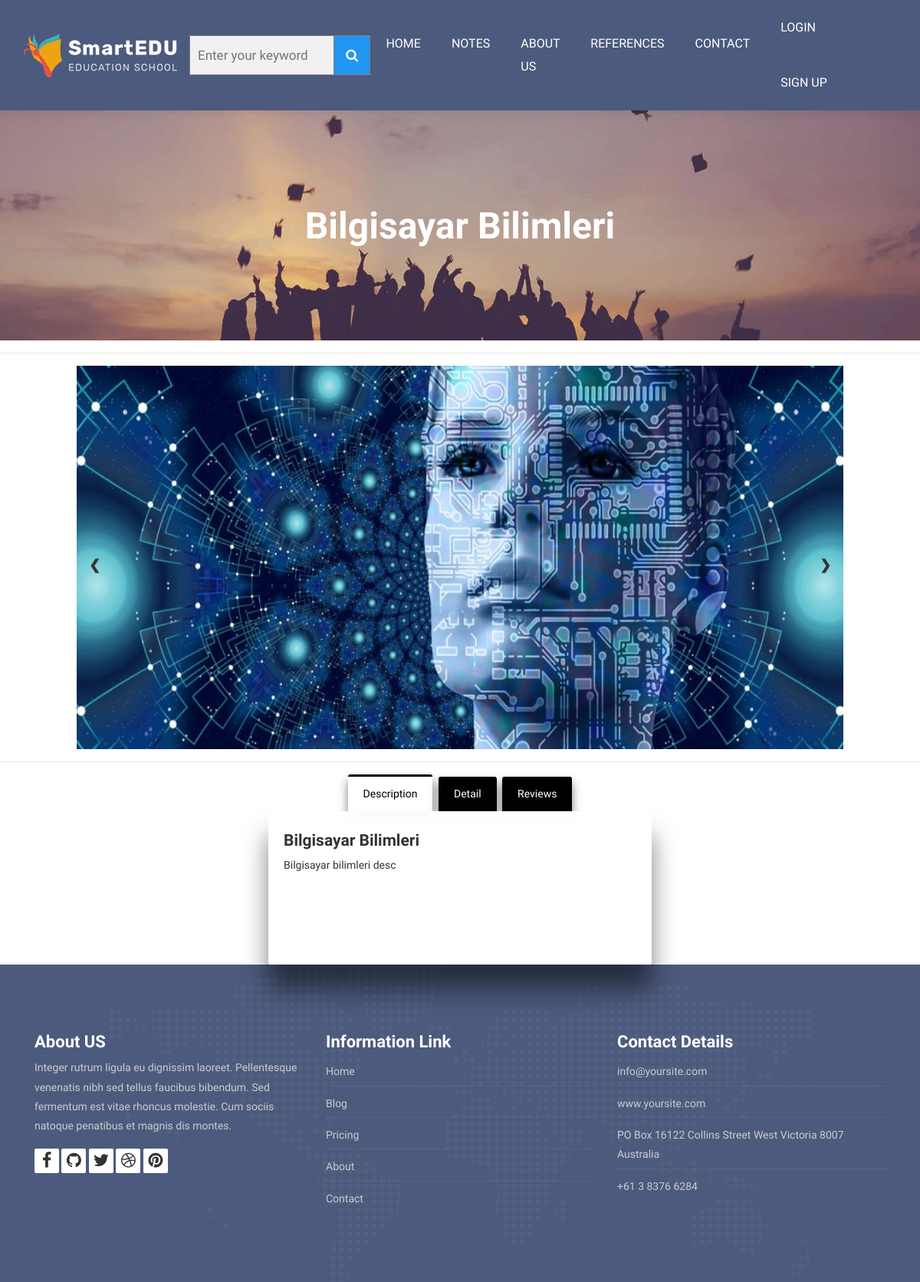
Page /note/8/Bilgisayar-Bilimleri/ on the committed database.
### Note/models.py (models this page shows, shortened)
class Note(models.Model):
    STATUS = (
        ('True', 'Evet'),
        ('False', 'Hayır'),
    )
    category=models.ForeignKey(Category,on_delete=models.CASCADE)#category tablosu ile ilişki
    title = models.CharField(blank=True,max_length=100)
    keywords = models.CharField(blank=True,max_length=255)
    description = models.CharField(blank=True,max_length=255)
    image = models.ImageField(blank=True,upload_to='images/')
    status = models.CharField(max_length=10, choices=STATUS)
    slug = models.SlugField(null=False,unique=True)
    detail=RichTextUploadingField()
    created_at=models.DateTimeField(auto_now_add=True)
    updated_at=models.DateTimeField(auto_now=True)

class Images(models.Model):
    note=models.ForeignKey(Note,on_delete=models.CASCADE) #cascade alt elemanları dahil
    title = models.CharField(max_length=50,blank=True)
    image = models.ImageField(blank=True, upload_to='images/')

### home/views.py (the view)
# urls.py: path('note/<int:id>/<slug:slug>/',views.note_detail, name='note_detail'),
def note_detail(request,id,slug):
    category = Category.objects.all()
    note = Note.objects.get(pk=id)
    images=Images.objects.filter(note_id=id)
    comments=Comment.objects.filter(note_id=id,status='True')
    context = {'category': category,
               'images':images,
                'note': note,
               'comments':comments,
               }
    return render(request,'note_detail.html',context)

### home/templates/note_detail.html (shortened to what this page needs)
{% extends "homebase.html" %}
{% block content %}
    <div class="all-title-box">
        <div class="container text-center">
            <h1>{{ note.title }}</h1>
        </div>
    </div>
    <hr>
    <div class="row">
        <div class="col-lg-12 col-md-12 col-xl-12">
            <div class="slideshow-container">
                {% for rs in images %}
                    <div class="mySlides">
                        <div class="numbertext"></div>
                        <div class="image-blog">
                            <img src="{{ rs.image.url }}" alt="" style="height: 500px" class="center">
                        </div>
                    </div>
                {% endfor %}
                <a class="prev" onclick="plusSlides(-1)">&#10094;</a>
                <a class="next" onclick="plusSlides(1)">&#10095;</a>
            </div>
        </div>
        <div class="col-lg-12 col-md-12 col-xl-12">
            <div>
                <hr>
                <div class="warpper">
                    <div class="tabs">
                        <label class="tab" id="one-tab" for="one">Description</label>
                        <label class="tab" id="two-tab" for="two">Detail</label>
                        <label class="tab" id="three-tab" for="three">Reviews</label>
                    </div>
                    <div class="panels">
                        <div class="panel" id="one-panel">
                            <div class="panel-title">{{ note.title }}</div>
                            <p>{{ note.description }}</p>
                        </div>
                    </div>
                </div>
            </div>
        </div>
    </div>
{% endblock %}

### home/static/style.css (style rules this page uses)
body { color: #333333; font-size: 14px; font-family: 'Rubik', sans-serif; line-height: 1.80857; }
html, body { height: 100%; }
a { color: #1f1f1f; text-decoration: none !important; outline: none !important; -webkit-transition: all .3s ease-in-out; -moz-transition: all .3s ease-in-out; -ms-transition: all .3s ease-in-out; -o-transition: all .3s ease-in-out; transition: all .3s ease-in-out; }
h1, h2, h3, h4, h5, h6 { letter-spacing: 0; font-weight: normal; position: relative; padding: 0 0 10px 0; font-weight: normal; line-height: 120% !important; color: #1f1f1f; margin: 0 }
h1 { font-size: 24px }
a { color: #1f1f1f; text-decoration: none; outline: none; }
a, .btn { text-decoration: none !important; outline: none !important; -webkit-transition: all .3s ease-in-out; -moz-transition: all .3s ease-in-out; -ms-transition: all .3s ease-in-out; -o-transition: all .3s ease-in-out; transition: all .3s ease-in-out; }
.all-title-box { background: url(images/banner.jpg)no-repeat; -webkit-background-size: cover; -moz-background-size: cover; -o-background-size: cover; background-size: cover; background-position: center; min-height: 300px; }
.all-title-box h1 { color: #fff; font-weight: 600; text-transform: capitalize; padding-top: 11%; font-size: 48px; line-height: 0px; }
.image-blog img { padding: 0 !important; width: 100%; margin: 0 !important; opacity: 1; -ms-filter: "progid:DXImageTransform.Microsoft.Alpha(Opacity=100)"; -moz-opacity: 1; -khtml-opacity: 1; -webkit-transition: all 150ms ease-in-out; -moz-transition: all 150ms ease-in-out; -o-transition: all 150ms ease-in-out; -ms-transition: all 150ms ease-in-out; transition: all 150ms ease-in-out; }

### home/static/css/slider.css (style rules this page uses)
* { box-sizing:border-box }
.slideshow-container { max-width: 1000px; position: relative; margin: auto; }
.mySlides { display: none; }
.prev, .next { cursor: pointer; position: absolute; top: 50%; width: auto; margin-top: -22px; padding: 16px; color: white; font-weight: bold; font-size: 18px; transition: 0.6s ease; border-radius: 0 3px 3px 0; user-select: none; }
.next { right: 0; border-radius: 3px 0 0 3px; }
.numbertext { color: #f2f2f2; font-size: 12px; padding: 8px 12px; position: absolute; top: 0; }

### home/static/css/tabs.css (style rules this page uses)
body { background:#fff; font-family: 'Arimo', sans-serif; }
.warpper { display:flex; flex-direction: column; align-items: center; }
.tab { cursor: pointer; padding:10px 20px; margin:0px 2px; background:#000; display:inline-block; color:#fff; border-radius:3px 3px 0px 0px; box-shadow: 0 0.5rem 0.8rem #00000080; }
.panels { background:#fffffff6; box-shadow: 0 2rem 2rem #00000080; min-height:200px; width:100%; max-width:500px; border-radius:3px; overflow:hidden; padding:20px; }
.panel { display:none; animation: fadein .8s; }
.panel-title { font-size:1.5em; font-weight:bold }
#one:checked ~ .panels #one-panel, #two:checked ~ .panels #two-panel, #three:checked ~ .panels #three-panel { display:block }
#one:checked ~ .tabs #one-tab, #two:checked ~ .tabs #two-tab, #three:checked ~ .tabs #three-tab { background:#fffffff6; color:#000; border-top: 3px solid #000; }

### home/static/css/search.css (style rules this page uses)
* { box-sizing: border-box; }

### rows in the picture
Note: title "Bilgisayar Bilimleri", description "Bilgisayar bilimleri desc"
Images: image (picture)
